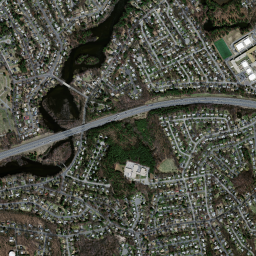
#> input picture Roads-Segmentation/SampleInput/20728960_15.png, 256 x 256 px, found by its file name
$ python -i SegmentsRemove.py   (imports and definitions only)
#> lines starting #> are read from the running program, lines starting #| are printed output that depends on the picture; after the words box and inside, x2 and y2 are one past the last pixel; in counts of white or black regions, pixels touching at a corner belong together
import numpy as np
import cv2

#inputFolder = 'SegmentRemoval/Input/'
inputFolder = 'Predictions/output/'
ClosingFolder = 'SegmentRemoval/Closing/'
Closing2Folder = 'SegmentRemoval/Closing2/'
DilateFolder = 'SegmentRemoval/Dilate/'
RemoveSegment = 'SegmentRemoval/RemovedSegment/'
TreshGray = 'SegmentRemoval/TreshGray/'
Final = 'SegmentRemoval/Final/'

def is_contour_bad(c): # Decide what I want to find and its features
    peri = cv2.contourArea(c) # Find areas
    return peri < 100


### DATA PROCESSING ###
def RemoveSegments(fileName):
#> called with fileName = 'SampleInput/20728960_15.png'
    image = cv2.imread( inputFolder + fileName) # Load a picture
#> image is the input picture: shape (256, 256, 3); mean B, G, R 67.1, 77.3, 75.3
    gray = cv2.cvtColor(image, cv2.COLOR_BGR2GRAY) # Convert to grayscale
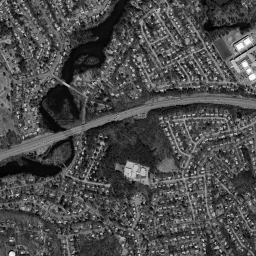
#> gray: shape (256, 256); min 2, max 250, mean 75.5

    # Convert to binary image (all values above 50 are converted to 1 and below to 0)
    ret, thresh_gray = cv2.threshold(gray, 50, 255, cv2.THRESH_BINARY)  #Tresh
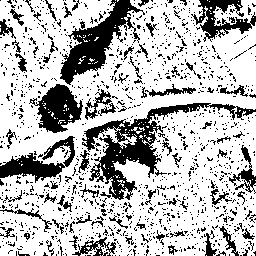
#> thresh_gray: shape (256, 256); 72.3% white; 1281 black regions (1199 under 20 px), largest, box (x1, y1, x2, y2) and area: (82, 103, 256, 200) 3510, (60, 0, 145, 85) 2444, (29, 84, 83, 133) 1427

    cv2.imwrite(TreshGray + fileName, thresh_gray) # Plot

    # Use "close" morphological operation to close the gaps between contours
    # https://stackoverflow.com/questions/18339988/implementing-imcloseim-se-in-opencv
    thresh_gray = cv2.morphologyEx(thresh_gray, cv2.MORPH_CLOSE, cv2.getStructuringElement(cv2.MORPH_ELLIPSE, (4,4))); #close1
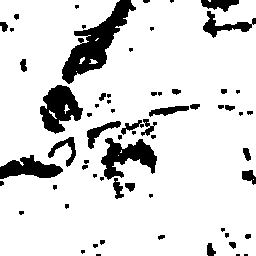
#> thresh_gray: shape (256, 256); 86.7% white; 65 black regions (33 under 20 px)

    cv2.imwrite(ClosingFolder + fileName, thresh_gray) # Plot


    #Find contours on thresh_gray, use cv2.RETR_EXTERNAL to get external perimeter
    (cnts, _) = cv2.findContours(thresh_gray, cv2.RETR_LIST , cv2.CHAIN_APPROX_NONE) # Find contours: a curve joining all the continuous points (along the boundary), having same color or intensity
#> cnts = 68 contours, 30 with area under 20; largest, box (x1, y1, x2, y2) and area: (0, 0, 256, 256) 61058, (39, 84, 84, 135) 1383, (100, 137, 158, 181) 1293, (202, 10, 253, 39) 508, (86, 120, 122, 150) 346

    image_cleaned = (image*0).astype('uint8')
#> image_cleaned: shape (256, 256, 3); every value is 0


    # Loop over the detected contours
    for c in cnts:
        # If the contour satisfies "is_contour_bad", draw it on the mask
        if not is_contour_bad(c):
            # Draw black contour on gray image, instead of using a mask
            print('drawing')
            cv2.drawContours(image_cleaned, [c], -1, (255,255,255), 1)
#> this loop made 68 passes
#> peri in is_contour_bad on passes 1 to 12: 19, 24, 46, 27.5, 34, 34.5, 24, 19, 24, 24, 19, 24
#> (c, peri in is_contour_bad) on passes 14, 20, 54: ([[253, 179]], 0), ([[118, 155]], 0), ([[76, 71]], 0)
#| drawing
#| drawing
#| drawing
#| drawing
#| drawing
#| drawing
#| drawing
#| drawing
#> (further printed lines are left out)
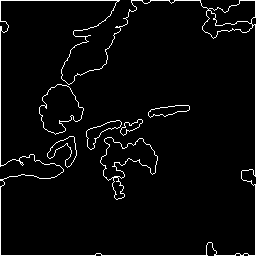
#> image_cleaned: shape (256, 256, 3); 3.8% white in thin lines or dots


    #cv2.imshow("Adopted mask", mask) # Plot
    #cv2.imshow("Cleaned image", image_cleaned) # Plot
    cv2.imwrite(RemoveSegment + fileName, image_cleaned, [cv2.IMREAD_ANYDEPTH ]) # Write in a file

    #cv2.waitKey(0)
    #cv2.destroyAllWindows()

    kernel = np.ones((3, 3), np.uint8)
    dilation = cv2.dilate(image_cleaned, kernel, iterations=1) #dilate
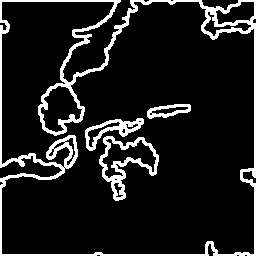
#> dilation: shape (256, 256, 3); 11.4% white; 4 white regions, box (x1, y1, x2, y2) and area: (0, 0, 256, 256) 5528, (99, 136, 159, 201) 1036, (85, 118, 144, 151) 598, (147, 104, 191, 119) 312
    cv2.imwrite(DilateFolder + fileName, dilation)
    img_bw = dilation

    se1 = cv2.getStructuringElement(cv2.MORPH_ELLIPSE, (3, 3))
#> se1 = [[0, 1, 0], [1, 1, 1], [0, 1, 0]]
    mask = cv2.morphologyEx(img_bw, cv2.MORPH_CLOSE, se1) # close
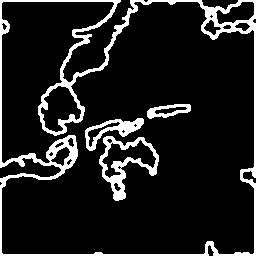
#> mask: shape (256, 256, 3); 11.9% white; 4 white regions, box (x1, y1, x2, y2) and area: (0, 0, 256, 256) 5733, (99, 136, 159, 201) 1111, (85, 118, 144, 151) 634, (147, 104, 191, 119) 325
    cv2.imwrite(Closing2Folder + fileName, mask)
    return fileName

    # [8 lines of commented-out code are left out]

>>> result = RemoveSegments('SampleInput/20728960_15.png')

$ run again, on Roads-Segmentation/SampleInput/20878930_15.png
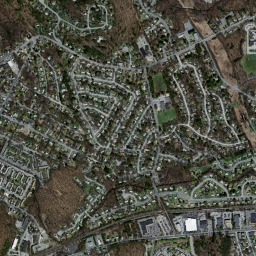
#> input picture Roads-Segmentation/SampleInput/20878930_15.png, 256 x 256 px, found by its file name
#> in RemoveSegments, image is the input picture: shape (256, 256, 3); mean B, G, R 69.2, 80.1, 78.9
#> in RemoveSegments, `thresh_gray = cv2.morphologyEx(thresh_gray, cv2.MORPH_CLOSE, cv2.getSt..`:
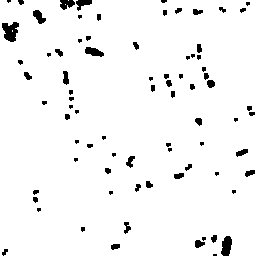
#> thresh_gray: shape (256, 256); 96% white; 79 black regions (33 under 20 px)
#> cnts = 75 contours, 24 with area under 20; largest, box (x1, y1, x2, y2) and area: (0, 0, 256, 256) 64527, (1, 21, 20, 43) 266, (84, 46, 105, 58) 143, (32, 9, 47, 25) 122, (62, 70, 70, 86) 80
#> the loop in RemoveSegments, `for c in cnts: # If the contour satisfies "is_contour_bad", draw it on..` made 75 passes
#> peri in is_contour_bad on passes 1 to 8: 55, 70.5, 19, 45.5, 24, 67, 19, 32
#> (printed output is left out)
#> in RemoveSegments, `dilation = cv2.dilate(image_cleaned, kernel, iterations=1)`:
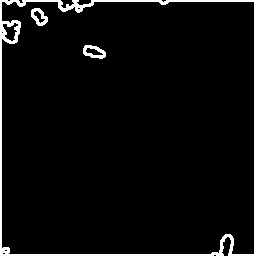
#> dilation: shape (256, 256, 3); 4.6% white; 3 white regions, box (x1, y1, x2, y2) and area: (0, 0, 256, 256) 2688, (83, 45, 106, 59) 170, (31, 8, 48, 26) 157
#> se1 = [[0, 1, 0], [1, 1, 1], [0, 1, 0]]
#> mask: shape (256, 256, 3); 4.7% white; 3 white regions, box (x1, y1, x2, y2) and area: (0, 0, 256, 256) 2740, (83, 45, 106, 59) 175, (31, 8, 48, 26) 161

$ run again, on Roads-Segmentation/SampleInput/22078975_15.png
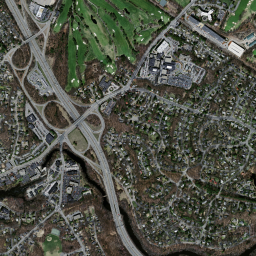
#> input picture Roads-Segmentation/SampleInput/22078975_15.png, 256 x 256 px, found by its file name
#> in RemoveSegments, image is the input picture: shape (256, 256, 3); mean B, G, R 71.3, 82.1, 79.2
#> in RemoveSegments, `thresh_gray = cv2.morphologyEx(thresh_gray, cv2.MORPH_CLOSE, cv2.getSt..`:
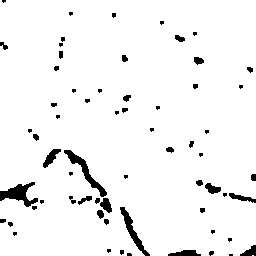
#> thresh_gray: shape (256, 256); 95.3% white; 64 black regions (32 under 20 px)
#> cnts = 55 contours, 24 with area under 20; largest, box (x1, y1, x2, y2) and area: (0, 0, 256, 256) 63626, (63, 149, 108, 198) 456, (42, 148, 62, 169) 174, (99, 197, 113, 214) 132, (204, 182, 222, 195) 127
#> the loop in RemoveSegments, `for c in cnts: # If the contour satisfies "is_contour_bad", draw it on..` made 55 passes
#> peri in is_contour_bad on passes 2 to 9: 24, 19, 19, 19, 19, 26, 32, 57
#> (printed output is left out)
#> dilation: shape (256, 256, 3); 6.6% white; 3 white regions, box (x1, y1, x2, y2) and area: (0, 0, 256, 256) 3304, (41, 147, 114, 215) 845, (203, 181, 223, 196) 158
#> se1 = [[0, 1, 0], [1, 1, 1], [0, 1, 0]]
#> in RemoveSegments, `mask = cv2.morphologyEx(img_bw, cv2.MORPH_CLOSE, se1)`:
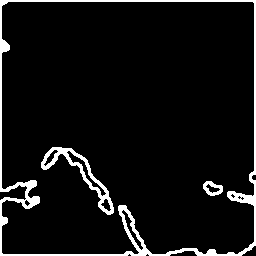
#> mask: shape (256, 256, 3); 6.8% white; 3 white regions, box (x1, y1, x2, y2) and area: (0, 0, 256, 256) 3430, (41, 147, 114, 215) 862, (203, 181, 223, 196) 161
